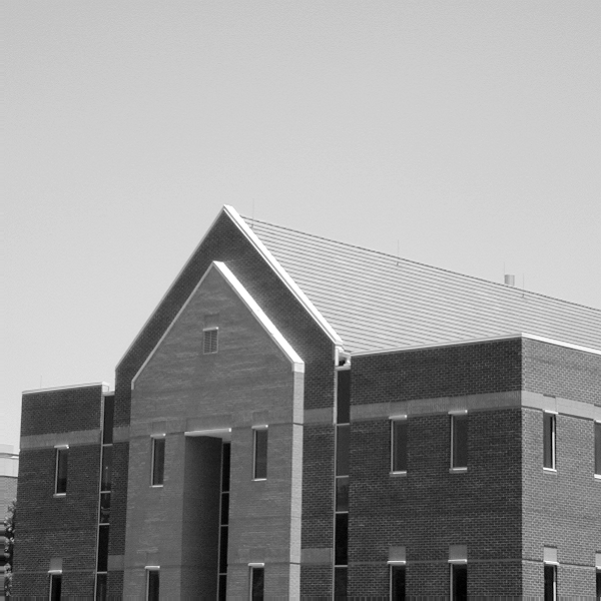
%> input picture week_12/img/building.tif, 601 x 601 px
$ octave workshop.m   (GNU Octave 9; MATLAB toolbox functions it lacks are replaced by stand-ins)
%> lines starting %> are read from the running program, lines starting %| are printed output that depends on the picture; in (x1, y1, x2, y2) boxes, pixels count from 0 and x2, y2 are one past the last pixel; in counts of white or black regions, pixels touching at a corner belong together; the program's own positions count from 1
%
% workshop.m
% Canny Edge Detection
%

clear all;
close all;

%% Initialization
clc; clf;
step = 0;

FILTER_SIZE = 5;
SIGMA = 14;

LOW_THRESHOLD_FACTOR = 0.1;
HIGH_THRESHOLD_FACTOR = 0.3;

%% Image Reading

im = imread('img/building.tif');
%> im is the input picture: size 601x601 uint8; min 0, max 255, mean 152.8
im = double(im);
%> im: size 601x601 double

%% Step 1 - Noise Reduction

gaussian_filter = fspecial('gaussian', FILTER_SIZE, SIGMA);
conv_im = conv2(im, gaussian_filter, 'same');

figure(1);
subplot(1, 2, 1), imshow(uint8(im));
subplot(1, 2, 2), imshow(uint8(conv_im));

%% Step 2 - Gradient Calculation

[gaussian_filter_x, gaussian_filter_y] = gradient(gaussian_filter);
im_gradient_x = conv2(conv_im, gaussian_filter_x, 'same');
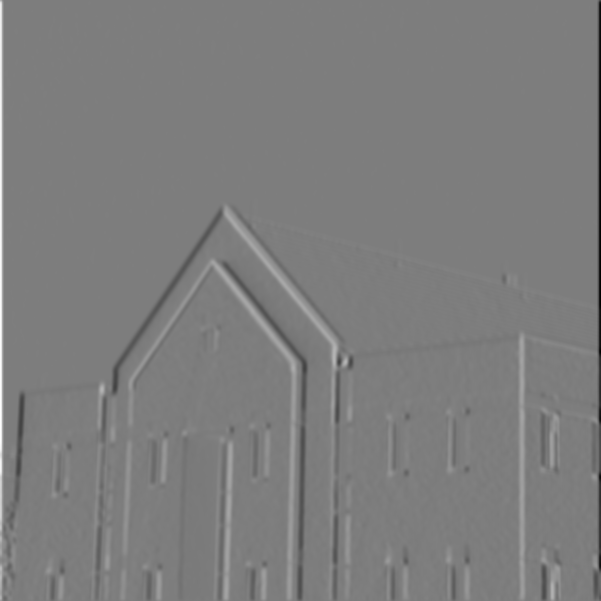
%> im_gradient_x: size 601x601 double; min -0.508, max 0.522, mean -7.28e-05; drawn with min black and max white
im_gradient_y = conv2(conv_im, gaussian_filter_y, 'same');
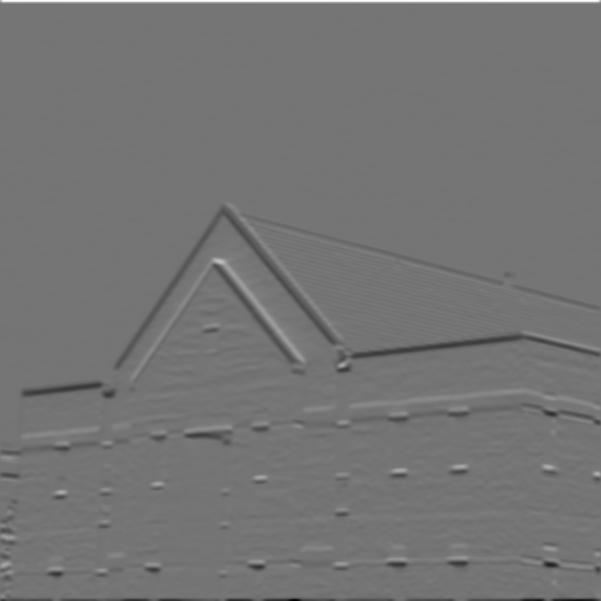
%> im_gradient_y: size 601x601 double; min -0.397, max 0.469, mean -0.000594; drawn with min black and max white
n_direction = atan2(im_gradient_y, im_gradient_x);
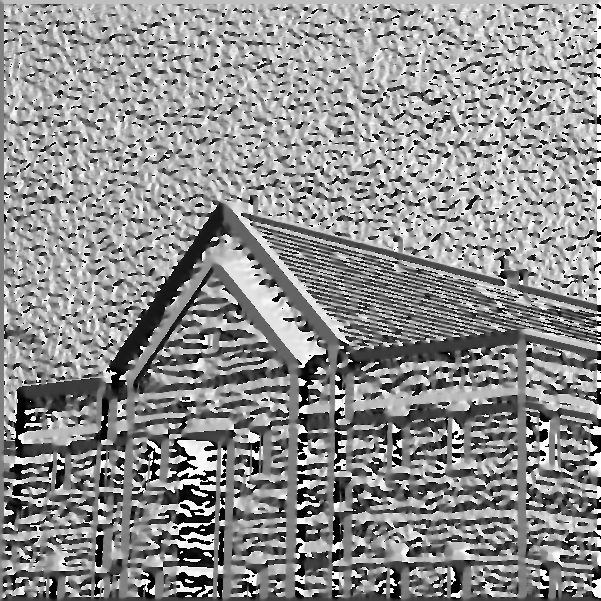
%> n_direction: size 601x601 double; min -3.14, max 3.14, mean 0.395; drawn with min black and max white
n_direction = n_direction * 180 / pi;

n_direction_dis = zeros(512, 512);
for i = 1:512
    for j = 1:512
        if ((n_direction(i, j) > 0) && (n_direction(i, j) < 22.5) || (n_direction(i, j) > 157.5) && (n_direction(i, j) < -157.5))
            n_direction_dis(i, j) = 0;
        end
        if ((n_direction(i, j) > 22.5) && (n_direction(i, j) < 67.5) || (n_direction(i, j) < -112.5) && (n_direction(i, j) > -157.5))
            n_direction_dis(i, j) = 45;
        end
        if ((n_direction(i, j) > 67.5) && (n_direction(i, j) < 112.5) || (n_direction(i, j) < -67.5) && (n_direction(i, j) > -112.5))
            n_direction_dis(i, j) = 90;
        end
        if ((n_direction(i, j) > 112.5) && (n_direction(i, j) <= 157.5) || (n_direction(i, j) < -22.5) && (n_direction(i, j) > -67.5))
            n_direction_dis(i, j) = 135;
        end
    end
end
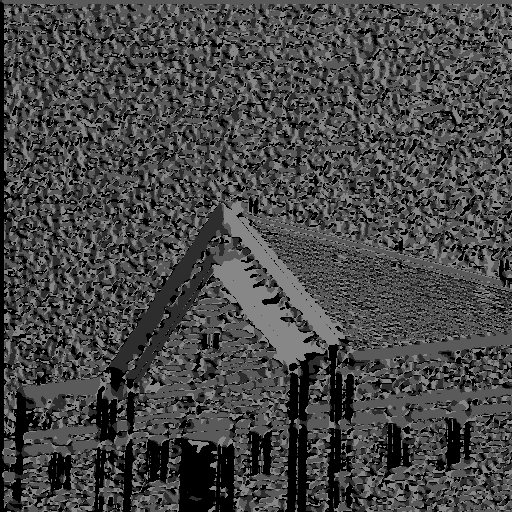
%> n_direction_dis: size 512x512 double; min 0, max 135, mean 70.9

im_gradient_mag = sqrt(im_gradient_x .^ 2 + im_gradient_y .^ 2);
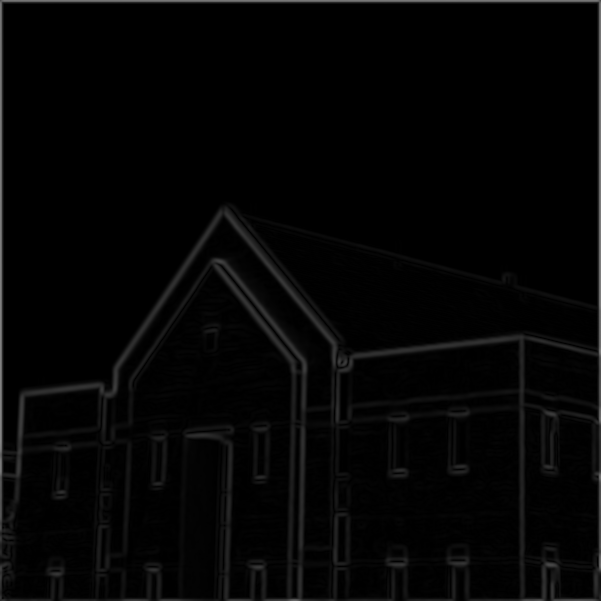
%> im_gradient_mag: size 601x601 double; min 1.06e-06, max 0.522, mean 0.0195

figure(2);
% [4 lines of commented-out code are left out]
subplot(1, 1, 1), imshow(im_gradient_mag);

%% Step 3 - Non-maximum Suppression

supressed_im = zeros(512, 512);
for i = 2 : 511
    for j = 2 : 511
        if (n_direction_dis(i, j) == 0)
            if (im_gradient_mag(i, j) > im_gradient_mag(i, j - 1) && im_gradient_mag(i, j) > im_gradient_mag(i, j + 1))
                supressed_im(i, j) = im_gradient_mag(i, j);
            else
                supressed_im(i, j) = 0;
            end
        end
        if (n_direction_dis(i, j) == 45)
            if (im_gradient_mag(i, j) > im_gradient_mag(i + 1, j - 1) && im_gradient_mag(i, j) > im_gradient_mag(i - 1, j + 1))
                supressed_im(i, j) = im_gradient_mag(i, j);
            else
                supressed_im(i, j) = 0;
            end
        end
        if (n_direction_dis(i, j) == 90)
            if (im_gradient_mag(i, j) > im_gradient_mag(i - 1, j) && im_gradient_mag(i, j) > im_gradient_mag(i + 1, j))
                supressed_im(i, j) = im_gradient_mag(i, j);
            else
                supressed_im(i, j) = 0;
            end
        end
        if (n_direction_dis(i, j) == 135)
            if (im_gradient_mag(i, j) > im_gradient_mag(i - 1, j - 1) && im_gradient_mag(i, j) > im_gradient_mag(i + 1, j + 1))
                supressed_im(i, j) = im_gradient_mag(i, j);
            else
                supressed_im(i, j) = 0;
            end
        end
    end
end
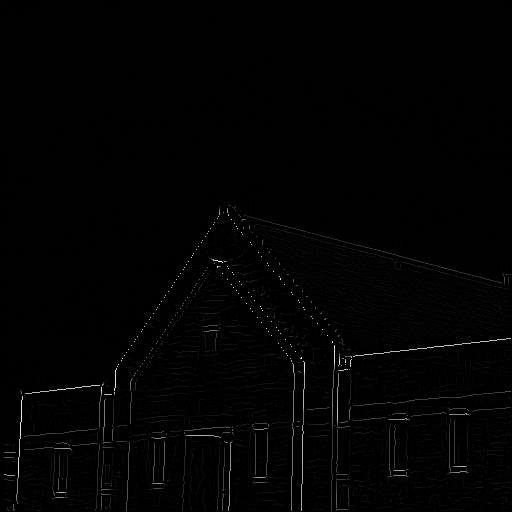
%> supressed_im: size 512x512 double; min 0, max 0.26, mean 0.00218; drawn with min black and max white

figure(3);
imshow(supressed_im);

%% Step 4, 5 - Double Threshold, Edge Tracking

ThreshL = LOW_THRESHOLD_FACTOR * max(max(supressed_im));
%> ThreshL = 0.026
ThreshH = HIGH_THRESHOLD_FACTOR * max(max(supressed_im));
%> ThreshH = 0.0779
thresh_im = zeros(512, 512);
for i = 1 : 512
    for j = 1 : 512
        if (supressed_im(i, j) < ThreshL)
            thresh_im(i, j) = 0;
        elseif (supressed_im(i, j) > ThreshH)
            thresh_im(i, j) = 1;
        elseif ((supressed_im(i + 1, j) > ThreshH) || (supressed_im(i - 1, j) > ThreshH) || (supressed_im(i, j + 1) > ThreshH) || (supressed_im(i, j - 1) > ThreshH))
            thresh_im(i, j) = 1;
        end
    end
end
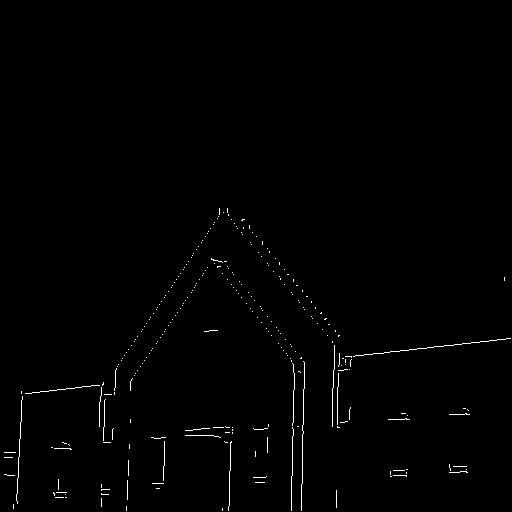
%> thresh_im: size 512x512 double; values 0 (black) and 1 (white), 0.73% white in thin lines or dots, all inside (x1, y1, x2, y2) = (4, 208, 511, 511)

figure(4);
imshow(thresh_im);
